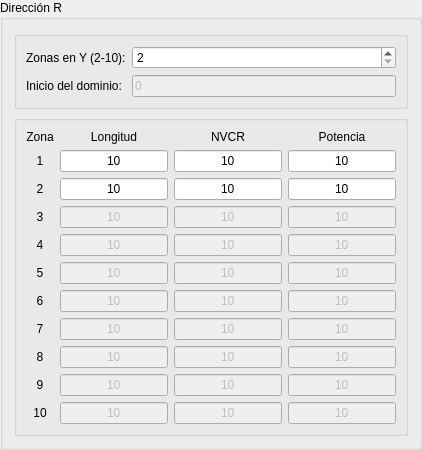
        <widget class="QGroupBox" name="gb_dirr_vz">
         <property name="title">
          <string>Dirección R</string>
         </property>
         <layout class="QVBoxLayout" name="verticalLayout_6">
          <item>
           <widget class="QGroupBox" name="gb_dirr_vz1">
            <property name="title">
             <string/>
            </property>
            <layout class="QFormLayout" name="formLayout_12">
             <item row="0" column="0">
              <widget class="QLabel" name="lb_dirr_numz">
               <property name="text">
                <string>Zonas en Y (2-10):</string>
               </property>
              </widget>
             </item>
             <item row="0" column="1">
              <widget class="QSpinBox" name="sb_dirr_numz">
               <property name="minimum">
                <number>2</number>
               </property>
               <property name="maximum">
                <number>10</number>
               </property>
              </widget>
             </item>
             <item row="1" column="0">
              <widget class="QLabel" name="lb_dirr_inidom">
               <property name="text">
                <string>Inicio del dominio:</string>
               </property>
              </widget>
             </item>
             <item row="1" column="1">
              <widget class="QLineEdit" name="le_dirr_inidom">
               <property name="enabled">
                <bool>false</bool>
               </property>
               <property name="text">
                <string>0</string>
               </property>
              </widget>
             </item>
            </layout>
           </widget>
          </item>
          <item>
           <widget class="QGroupBox" name="gb_dirr_vz2">
            <property name="title">
             <string/>
            </property>
            <layout class="QGridLayout" name="gridLayout_5">
             <item row="8" column="0">
              <widget class="QLabel" name="lb_dirr_zona8">
               <property name="text">
                <string>8</string>
               </property>
               <property name="alignment">
                <set>Qt::AlignCenter</set>
               </property>
              </widget>
             </item>
             <item row="4" column="1">
              <widget class="QLineEdit" name="le_dirr_lon_zon4">
               <property name="enabled">
                <bool>false</bool>
               </property>
               <property name="text">
                <string>10</string>
               </property>
               <property name="alignment">
                <set>Qt::AlignCenter</set>
               </property>
              </widget>
             </item>
             <item row="9" column="2">
              <widget class="QLineEdit" name="le_dirr_nvcr_zon9">
               <property name="enabled">
                <bool>false</bool>
               </property>
               <property name="text">
                <string>10</string>
               </property>
               <property name="alignment">
                <set>Qt::AlignCenter</set>
               </property>
              </widget>
             </item>
             <item row="0" column="3">
              <widget class="QLabel" name="lb_dirr_poten">
               <property name="text">
                <string>Potencia</string>
               </property>
               <property name="alignment">
                <set>Qt::AlignCenter</set>
               </property>
              </widget>
             </item>
             <item row="2" column="2">
              <widget class="QLineEdit" name="le_dirr_nvcr_zon2">
               <property name="enabled">
                <bool>true</bool>
               </property>
               <property name="text">
                <string>10</string>
               </property>
               <property name="alignment">
                <set>Qt::AlignCenter</set>
               </property>
              </widget>
             </item>
             <item row="2" column="3">
              <widget class="QLineEdit" name="le_dirr_poten_zon2">
               <property name="enabled">
                <bool>true</bool>
               </property>
               <property name="text">
                <string>10</string>
               </property>
               <property name="alignment">
                <set>Qt::AlignCenter</set>
               </property>
              </widget>
             </item>
             <item row="4" column="2">
              <widget class="QLineEdit" name="le_dirr_nvcr_zon4">
               <property name="enabled">
                <bool>false</bool>
               </property>
               <property name="text">
                <string>10</string>
               </property>
               <property name="alignment">
                <set>Qt::AlignCenter</set>
               </property>
              </widget>
             </item>
             <item row="5" column="0">
              <widget class="QLabel" name="lb_dirr_zona5">
               <property name="text">
                <string>5</string>
               </property>
               <property name="alignment">
                <set>Qt::AlignCenter</set>
               </property>
              </widget>
             </item>
             <item row="5" column="2">
              <widget class="QLineEdit" name="le_dirr_nvcr_zon5">
               <property name="enabled">
                <bool>false</bool>
               </property>
               <property name="text">
                <string>10</string>
               </property>
               <property name="alignment">
                <set>Qt::AlignCenter</set>
               </property>
              </widget>
             </item>
             <item row="2" column="1">
              <widget class="QLineEdit" name="le_dirr_lon_zon2">
               <property name="enabled">
                <bool>true</bool>
               </property>
               <property name="text">
                <string>10</string>
               </property>
               <property name="alignment">
                <set>Qt::AlignCenter</set>
               </property>
              </widget>
             </item>
             <item row="4" column="3">
              <widget class="QLineEdit" name="le_dirr_poten_zon4">
               <property name="enabled">
                <bool>false</bool>
               </property>
               <property name="text">
                <string>10</string>
               </property>
               <property name="alignment">
                <set>Qt::AlignCenter</set>
               </property>
              </widget>
             </item>
             <item row="5" column="3">
              <widget class="QLineEdit" name="le_dirr_poten_zon5">
               <property name="enabled">
                <bool>false</bool>
               </property>
               <property name="text">
                <string>10</string>
               </property>
               <property name="alignment">
                <set>Qt::AlignCenter</set>
               </property>
              </widget>
             </item>
             <item row="1" column="2">
              <widget class="QLineEdit" name="le_dirr_nvcr_zon1">
               <property name="enabled">
                <bool>true</bool>
               </property>
               <property name="text">
                <string>10</string>
               </property>
               <property name="alignment">
                <set>Qt::AlignCenter</set>
               </property>
              </widget>
             </item>
             <item row="9" column="0">
              <widget class="QLabel" name="lb_dirr_zona9">
               <property name="text">
                <string>9</string>
               </property>
               <property name="alignment">
                <set>Qt::AlignCenter</set>
               </property>
              </widget>
             </item>
             <item row="4" column="0">
              <widget class="QLabel" name="lb_dirr_zona4">
               <property name="text">
                <string>4</string>
               </property>
               <property name="alignment">
                <set>Qt::AlignCenter</set>
               </property>
              </widget>
             </item>
             <item row="7" column="1">
              <widget class="QLineEdit" name="le_dirr_lon_zon7">
               <property name="enabled">
                <bool>false</bool>
               </property>
               <property name="text">
                <string>10</string>
               </property>
               <property name="alignment">
                <set>Qt::AlignCenter</set>
               </property>
              </widget>
             </item>
             <item row="7" column="3">
              <widget class="QLineEdit" name="le_dirr_poten_zon7">
               <property name="enabled">
                <bool>false</bool>
               </property>
               <property name="text">
                <string>10</string>
               </property>
               <property name="alignment">
                <set>Qt::AlignCenter</set>
               </property>
              </widget>
             </item>
             <item row="8" column="3">
              <widget class="QLineEdit" name="le_dirr_poten_zon8">
               <property name="enabled">
                <bool>false</bool>
               </property>
               <property name="text">
                <string>10</string>
               </property>
               <property name="alignment">
                <set>Qt::AlignCenter</set>
               </property>
              </widget>
             </item>
             <item row="8" column="2">
              <widget class="QLineEdit" name="le_dirr_nvcr_zon8">
               <property name="enabled">
                <bool>false</bool>
               </property>
               <property name="text">
                <string>10</string>
               </property>
               <property name="alignment">
                <set>Qt::AlignCenter</set>
               </property>
              </widget>
             </item>
             <item row="6" column="1">
              <widget class="QLineEdit" name="le_dirr_lon_zon6">
               <property name="enabled">
                <bool>false</bool>
               </property>
               <property name="text">
                <string>10</string>
               </property>
               <property name="alignment">
                <set>Qt::AlignCenter</set>
               </property>
              </widget>
             </item>
             <item row="1" column="0">
              <widget class="QLabel" name="lb_dirr_zona1">
               <property name="text">
                <string>1</string>
               </property>
               <property name="alignment">
                <set>Qt::AlignCenter</set>
               </property>
              </widget>
             </item>
             <item row="3" column="0">
              <widget class="QLabel" name="lb_dirr_zona3">
               <property name="text">
                <string>3</string>
               </property>
               <property name="alignment">
                <set>Qt::AlignCenter</set>
               </property>
              </widget>
             </item>
             <item row="3" column="2">
              <widget class="QLineEdit" name="le_dirr_nvcr_zon3">
               <property name="enabled">
                <bool>false</bool>
               </property>
               <property name="text">
                <string>10</string>
               </property>
               <property name="alignment">
                <set>Qt::AlignCenter</set>
               </property>
              </widget>
             </item>
             <item row="5" column="1">
              <widget class="QLineEdit" name="le_dirr_lon_zon5">
               <property name="enabled">
                <bool>false</bool>
               </property>
               <property name="text">
                <string>10</string>
               </property>
               <property name="alignment">
                <set>Qt::AlignCenter</set>
               </property>
              </widget>
             </item>
             <item row="6" column="3">
              <widget class="QLineEdit" name="le_dirr_poten_zon6">
               <property name="enabled">
                <bool>false</bool>
               </property>
               <property name="text">
                <string>10</string>
               </property>
               <property name="alignment">
                <set>Qt::AlignCenter</set>
               </property>
              </widget>
             </item>
             <item row="9" column="1">
              <widget class="QLineEdit" name="le_dirr_lon_zon9">
               <property name="enabled">
                <bool>false</bool>
               </property>
               <property name="text">
                <string>10</string>
               </property>
               <property name="alignment">
                <set>Qt::AlignCenter</set>
               </property>
              </widget>
             </item>
             <item row="9" column="3">
              <widget class="QLineEdit" name="le_dirr_poten_zon9">
               <property name="enabled">
                <bool>false</bool>
               </property>
               <property name="text">
                <string>10</string>
               </property>
               <property name="alignment">
                <set>Qt::AlignCenter</set>
               </property>
              </widget>
             </item>
             <item row="0" column="1">
              <widget class="QLabel" name="lb_dirr_lon">
               <property name="text">
                <string>Longitud</string>
               </property>
               <property name="alignment">
                <set>Qt::AlignCenter</set>
               </property>
              </widget>
             </item>
             <item row="0" column="2">
              <widget class="QLabel" name="lb_dirr_nvcr">
               <property name="text">
                <string>NVCR</string>
               </property>
               <property name="alignment">
                <set>Qt::AlignCenter</set>
               </property>
              </widget>
             </item>
             <item row="3" column="3">
              <widget class="QLineEdit" name="le_dirr_poten_zon3">
               <property name="enabled">
                <bool>false</bool>
               </property>
               <property name="text">
                <string>10</string>
               </property>
               <property name="alignment">
                <set>Qt::AlignCenter</set>
               </property>
              </widget>
             </item>
             <item row="7" column="2">
              <widget class="QLineEdit" name="le_dirr_nvcr_zon7">
               <property name="enabled">
                <bool>false</bool>
               </property>
               <property name="text">
                <string>10</string>
               </property>
               <property name="alignment">
                <set>Qt::AlignCenter</set>
               </property>
              </widget>
             </item>
             <item row="1" column="1">
              <widget class="QLineEdit" name="le_dirr_lon_zon1">
               <property name="enabled">
                <bool>true</bool>
               </property>
               <property name="text">
                <string>10</string>
               </property>
               <property name="alignment">
                <set>Qt::AlignCenter</set>
               </property>
              </widget>
             </item>
             <item row="7" column="0">
              <widget class="QLabel" name="lb_dirr_zona7">
               <property name="text">
                <string>7</string>
               </property>
               <property name="alignment">
                <set>Qt::AlignCenter</set>
               </property>
              </widget>
             </item>
             <item row="3" column="1">
              <widget class="QLineEdit" name="le_dirr_lon_zon3">
               <property name="enabled">
                <bool>false</bool>
               </property>
               <property name="text">
                <string>10</string>
               </property>
               <property name="alignment">
                <set>Qt::AlignCenter</set>
               </property>
              </widget>
             </item>
             <item row="6" column="0">
              <widget class="QLabel" name="lb_dirr_zona6">
               <property name="text">
                <string>6</string>
               </property>
               <property name="alignment">
                <set>Qt::AlignCenter</set>
               </property>
              </widget>
             </item>
             <item row="8" column="1">
              <widget class="QLineEdit" name="le_dirr_lon_zon8">
               <property name="enabled">
                <bool>false</bool>
               </property>
               <property name="text">
                <string>10</string>
               </property>
               <property name="alignment">
                <set>Qt::AlignCenter</set>
               </property>
              </widget>
             </item>
             <item row="1" column="3">
              <widget class="QLineEdit" name="le_dirr_poten_zon1">
               <property name="enabled">
                <bool>true</bool>
               </property>
               <property name="text">
                <string>10</string>
               </property>
               <property name="alignment">
                <set>Qt::AlignCenter</set>
               </property>
              </widget>
             </item>
             <item row="6" column="2">
              <widget class="QLineEdit" name="le_dirr_nvcr_zon6">
               <property name="enabled">
                <bool>false</bool>
               </property>
               <property name="text">
                <string>10</string>
               </property>
               <property name="alignment">
                <set>Qt::AlignCenter</set>
               </property>
              </widget>
             </item>
             <item row="0" column="0">
              <widget class="QLabel" name="lb_dirr_zona">
               <property name="text">
                <string>Zona</string>
               </property>
               <property name="alignment">
                <set>Qt::AlignCenter</set>
               </property>
              </widget>
             </item>
             <item row="2" column="0">
              <widget class="QLabel" name="lb_dirr_zona2">
               <property name="text">
                <string>2</string>
               </property>
               <property name="alignment">
                <set>Qt::AlignCenter</set>
               </property>
              </widget>
             </item>
             <item row="10" column="0">
              <widget class="QLabel" name="lb_dirr_zona10">
               <property name="text">
                <string>10</string>
               </property>
               <property name="alignment">
                <set>Qt::AlignCenter</set>
               </property>
              </widget>
             </item>
             <item row="10" column="1">
              <widget class="QLineEdit" name="le_dirr_lon_zon10">
               <property name="enabled">
                <bool>false</bool>
               </property>
               <property name="text">
                <string>10</string>
               </property>
               <property name="alignment">
                <set>Qt::AlignCenter</set>
               </property>
              </widget>
             </item>
             <item row="10" column="2">
              <widget class="QLineEdit" name="le_dirr_nvcr_zon10">
               <property name="enabled">
                <bool>false</bool>
               </property>
               <property name="text">
                <string>10</string>
               </property>
               <property name="alignment">
                <set>Qt::AlignCenter</set>
               </property>
              </widget>
             </item>
             <item row="10" column="3">
              <widget class="QLineEdit" name="le_dirr_poten_zon10">
               <property name="enabled">
                <bool>false</bool>
               </property>
               <property name="text">
                <string>10</string>
               </property>
               <property name="alignment">
                <set>Qt::AlignCenter</set>
               </property>
              </widget>
             </item>
            </layout>
           </widget>
          </item>
         </layout>
        </widget>
